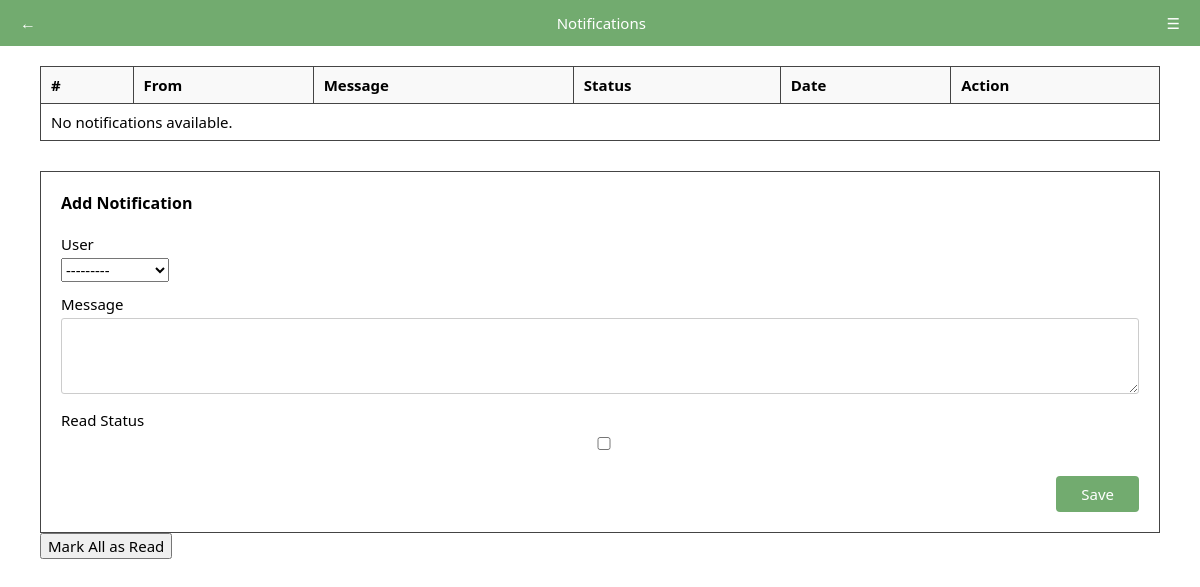
Before: /notification/ with the older database file.
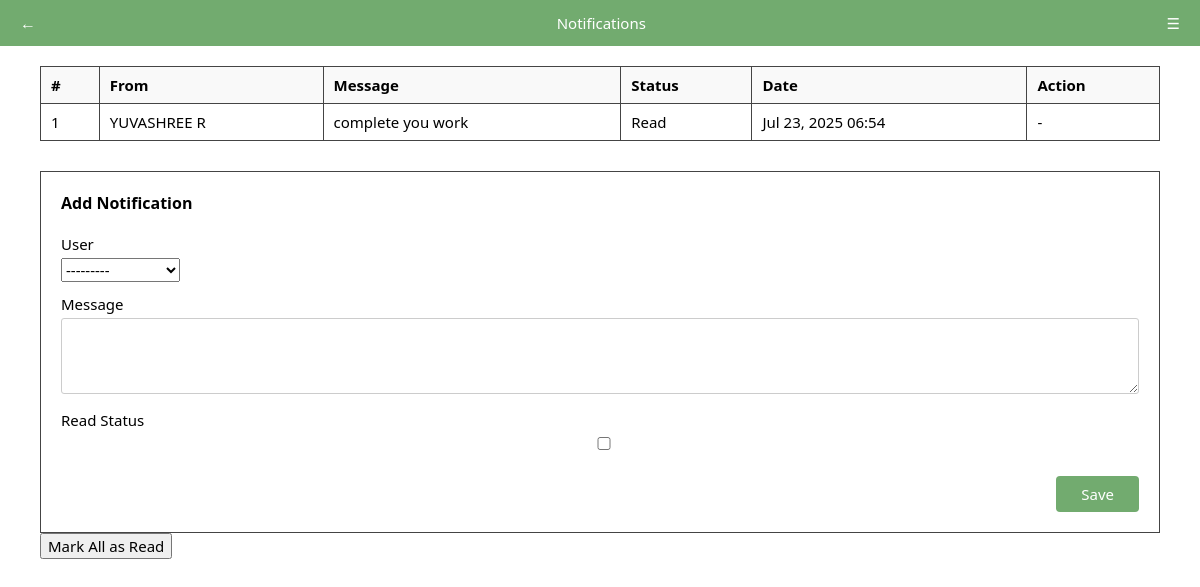
After: the same page with the newer database file.
### user/models.py (models this page shows, shortened)
class Notifications(models.Model):
    user = models.ForeignKey(Users, on_delete=models.CASCADE)
    message = models.TextField()
    read_status = models.BooleanField(default=False)
    created_at = models.DateTimeField(auto_now_add=True)

class Users(models.Model):
    role = models.ForeignKey(Roles, on_delete=models.SET_NULL, null=True)
    full_name = models.CharField(max_length=100)
    email = models.EmailField(unique=True)
    phone = models.CharField(max_length=15)
    password = models.CharField(max_length=128)
    profile_picture = models.ImageField(upload_to='profiles/', blank=True, null=True)
    date_joined = models.DateField(auto_now_add=True)
    status = models.CharField(max_length=50)
    def __str__(self):
        return self.full_name

### user/views.py (the view)
# urls.py: path('notification/', views.notification_view, name='notification'),
def notification_view(request):
    if request.method == 'POST':
        form = NotificationForm(request.POST)
        if form.is_valid():
            form.instance.created_at = timezone.now()
            form.save()
            messages.success(request, "Notification sent successfully.")
            return redirect('notification')
    else:
        form = NotificationForm()
    notifications = Notifications.objects.select_related('user').order_by('-created_at')
    return render(request, 'notification.html', {
        'form': form,
        'notifications': notifications,
        'request': request,
    })

### user/forms.py
class NotificationForm(forms.ModelForm):
    class Meta:
        model = Notifications
        fields = ['user', 'message', 'read_status']
        widgets = {
            'message': forms.Textarea(attrs={'rows': 3, 'class': 'form-control'}),
            'read_status': forms.CheckboxInput(),
        }

### user/context_processors.py (called while the page is built)
def notification_data(request):
    unread_notifications = Notifications.objects.filter(read_status=False).order_by('-created_at')[:5]
    unread_count = Notifications.objects.filter(read_status=False).count()
    return {
        'notifications': unread_notifications,
        'unread_count': unread_count,
    }

### user/templates/notification.html (shortened to what this page needs)
<!DOCTYPE html>
<html lang="en">
<head>
</head>
<body>
  <div class="header">
    <span><a href="{{ request.META.HTTP_REFERER|default:'/' }}" class="back-button">
    ←
</a>
</span>
    <span>Notifications</span>
    <span>&#9776;</span>
  </div>
  <div class="container">
    <table class="table table-bordered">
    <thead>
      <tr>
        <th>#</th>
        <th>From</th>
        <th>Message</th>
        <th>Status</th>
        <th>Date</th>
        <th>Action</th>
      </tr>
    </thead>
    <tbody>
      {% for note in notifications %}
        {% if note.id %}
          <tr>
            <td>{{ forloop.counter }}</td>
            <td>{{ note.user.full_name }}</td>
            <td>{{ note.message }}</td>
            <td>
              {% if note.read_status %}
                <span class="badge bg-success">Read</span>
              {% else %}
                <span class="badge bg-warning">Unread</span>
              {% endif %}
            </td>
            <td>{{ note.created_at|date:"M d, Y H:i" }}</td>
            <td>
              {% if not note.read_status %}
                <a href="{% url 'mark_notification_read' note.id %}" class="btn btn-sm btn-primary">Mark as Read</a>
              {% else %}
                <span class="text-muted">-</span>
              {% endif %}
            </td>
          </tr>
        {% endif %}
      {% empty %}
        <tr><td colspan="6" class="text-center">No notifications available.</td></tr>
      {% endfor %}
    </tbody>
  </table>
    <form method="POST">
  <div class="form-box">
    <h3>Add Notification</h3>
    <div class="form-group">
      <label>User</label>
      {{ form.user }}
    </div>
    <div class="form-group">
      <label>Message</label>
      {{ form.message }}
    </div>
    <div class="form-group">
      <label>Read Status</label>
      {{ form.read_status }}
    </div>
    <div class="button-wrapper">
      <button class="save-btn" type="submit">Save</button>
    </div>
  </div>
  <form method="POST" class="mb-3">
  <button class="btn btn-danger">Mark All as Read</button>
</form>
</form>
</body>
</html>

Changed rows visible on the page:
added Notifications: user.full_name "YUVASHREE R", message "complete you work", read_status "Read", created_at "Jul 23, 2025 06:54"
Other visible differences:
text no longer shown: "No notifications available."
